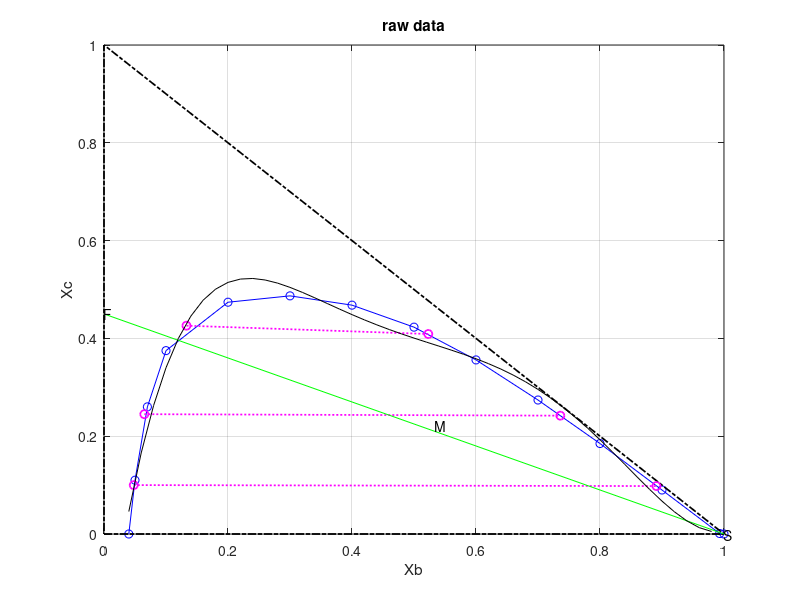

The MATLAB script that drew this image: (Note: this script raises an error after producing the figure.)
clc;
clear;
B = [0.04 0.05 0.07 0.1 0.2 0.3 0.4 0.5 0.6 0.7 0.8 0.9 0.993 1];
C = [0 0.11 0.26 0.375 0.474 0.487 0.468 0.423 0.356 0.274 0.185 0.09 0.001 0];
A = 1 - B - C;

figure(1)
plot(B,C,'bo-');grid on;
hold on;

plot([0 1 0 0],[0 0 1 0], 'k-.', 'linewidth',1.25);
xlabel('Xb');ylabel('Xc');
title('raw data');

tiexc = [0.1 0.245 0.426];
tiexb = [0.048 0.065 0.133];
tieyc = [0.098 0.242 0.409];
tieyb = [0.891 0.736 0.523];

%% Plotting the tie lines
for i = 1:length(tiexc)
plot([tiexb(i) tieyb(i)], [tiexc(i) tieyc(i)],'mo:','linewidth',1.25);
end

%% Slopes of the tie lines 
tie_slope = zeros(1,length(tiexc));
for i = 1:length(tiexc)
tie_slope(i) = (tieyc(i) - tiexc(i))/(tieyb(i) - tiexb(i));
end

%% Draw the feed line (FS line)
F = [0, 0.45];
S = [1, 0];
plot(S,F , 'g', 'linewidth', 0.35)
text(0,  0.45,'F');
text(1,  0,'S');

p1 = polyfit(B,C,5);
X_=0.04001:0.02:1;
f1 = polyval(p1,X_);
plot(X_,f1,'black')

S = 2500;
F = 2000;

xbf = 0;
xcf = 0.45;
Rny = 0.04; %for Rnx need to find x point from LLE curve
%finding Rnx(ybs) point
ep=0.01;
for i=0:0.01:0.5 
    if polyval(p1, i)<=.04+ep && polyval(f1, i)>=.04-ep
%         disp(i);
        Rnx=i;
        text(i,0.04 ,'Rn');
        break;
    end
end

%finding Mx,My points
M = F + S;
ycs = Rny;
ybs = 1-Rny;
My = (F*xcf + S*ycs)/M; % x coordinate of the mixture point
Mx = (F*xbf + S*ybs)/M; % y coordinate of the mixture point
text(Mx,  My,'M');

% drawing the line RnM
plot([Rnx, Mx], [Rny, My], 'o'); 
hold on;
m = (My - Rny) / (Mx - Rnx);% Calculate the slope (m) and y-intercept (b) of the line y = mx + b
b = Rny - m * Rnx;
x_val = linspace(Rnx, 1, 100); 
y_val = m * x_val + b;
plot(x_val, y_val, 'r');

%find intercept of RnM and LLE curve to get E point
% Extract 
syms x y;
[ybe1,yce1] = vpasolve([y == poly2sym(p1), y == m * x + b],[x,y],[.5 1;0 .7]); %range=[x1 x2;y1 y2]
text(ybe1,  yce1,'E');


%Finding FE and RnS lines
%for FE line F(xbf,xcf) E(ybe,yce)
m2 = (yce1 - xcf) / (ybe1 - xbf);
b2 = xcf - m2 * xbf; %intercept
x_val2 = linspace(0, 1.8, 200); 
y_val2 = m2 * x_val2 + b2;
plot(x_val2, y_val2, 'b');
%for RnS line Rn(xbn,xcn)(Rnx,Rny) S(ybs,ycs)
m3 = (ycs - Rny) / (ybs - Rnx);
b3 = Rny - m3 * Rnx;
x_val3 = linspace(0, 1.8, 200); 
y_val3 = m3 * x_val3 + b3;
plot(x_val3, y_val3, 'b'); 


%Finding delta point by solving FE and RnS lines
syms x y;
eq1 = y == m2*x + b2;
eq2 = y == m3*x + b3;
[Px, Py] = solve([eq1, eq2], [x, y]);
text(Px,  Py,'P');


%after gettig E1 we calculate R1(using tie) and then E2(using R1P line) and so on..
stages=10;
xbr = ones(1,stages);xcr = ones(1,stages);
ybe = ones(1,stages);yce = ones(1,stages);
yce(1)=yce1;ybe(1)=ybe1;
syms x y
%Finding the R1 point by using tie line
%find eqation of tieline
for i=1:stages
    if (0 < yce(i)) && (yce(i) <= 0.098) %setting <yce >yce condition by using graph 
    slope = 0 + (yce(i) - 0) * 0 / 0.098; % 0 
    elseif (0.098 < yce(i)) && (yce(i) <= 0.249)
    slope = tie_slope(1) + (yce(i) - 0.098) * (tie_slope(2) - tie_slope(1)) / (0.249 - 0.098);
    elseif (0.249 < yce(i)) && (yce(i) <= 0.409)
    slope = tie_slope(2) + (yce(i) - 0.249) * (tie_slope(3) - tie_slope(2)) / (0.409 - 0.249);
    end
    
    x_vals = linspace(0, ybe(i), 10);
    y_vals = slope * (x_vals - ybe(i) ) + yce(i);
    intercept = (yce(i) - slope * ybe(i)); %y at x_vals=0
    plot(x_vals, y_vals, 'r', 'linewidth', .05);
    
    %find equation R1 point by intercection of tie line and LLE curve
    syms x y;
    [xbr(i),xcr(i)] = vpasolve([y == poly2sym(p1), y == slope * x + intercept],[x,y],[0 .5;0 .7]); %range=[x1 x2;y1 y2]
    text(xbr(i),xcr(i),['R', num2str(i)]);
     disp(xcr);
     disp('********8888888');
     
    
    syms x y
    %find R1P line and find point E2 by intersection of LLE & R1P
    %lineR1P   R1(xbr1,xcr1) P(Px,Py)
    m4 = (Py - xcr(i)) / (Px - xbr(i));
    b4 = xcr(i) - m4 * xbr(i);
    x_val4 = linspace(0, Px, 200); 
    y_val4 = m4 * x_val4 + b4;
    plot(x_val4, y_val4, 'b'); 
    %find intercept of R1P and LLE curve to get E2 point 
    [ybe(i+1),yce(i+1)] = vpasolve([y == poly2sym(p1), y == m4 * x + b4],[x,y],[.3 1;0 .4]); %range=[x1 x2;y1 y2]
    text(ybe(i+1),  yce(i+1),['E', num2str(i+1)]);
     disp(yce);
     disp('********8888888');
    break;
end


%to find number of stages need to plot graph of conc oc c in raffinate atevery stage
figure(2)
plot(xcr, '-bo');
xlabel("Number of stages");
ylabel("Solute Fraction in raffinate");
title("Solute Fraction vs no of stages");
disp("from the graph 0.04 fraction of c remain in raffinat after 10 stages")

% %to find number of stages need to plot graph of conc oc c in raffinate atevery stage
% figure(3)
% plot(yce, '-bo');
% xlabel("Number of stages");
% ylabel("Solute Fraction in extract");
% title("Solute Fraction in extract vs no of stages");
% 
% disp("from the graph 0.04 fraction of c remain in raffinat after 10 stages")
